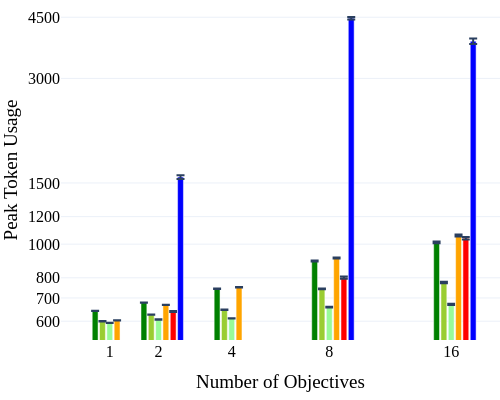

The notebook cell this image was saved under:
### Code cell
# First plot - Bar chart for tokens

fig = go.Figure()

# ABBEL Tokens replace with tokens01
fig.add_trace(go.Bar(
    x=[OBJS_TO_X[o] - 0.3 for o in ALL_NUM_OBJS],
    y=[np.mean(t) for t in tokens01],
    error_y=dict(type='data', array=[np.std(t)/np.sqrt(len(t)) for t in tokens01]),
    name='ABBEL',
    marker_color='green',
    width=0.12
))

# ABBEL (Length Penalty) Tokens
fig.add_trace(go.Bar(
    x=[OBJS_TO_X[o] - 0.15 for o in ALL_NUM_OBJS],
    y=[np.mean(t) for t in tokenspen05],
    error_y=dict(type='data', array=[np.std(t)/np.sqrt(len(t)) for t in tokenspen05]),
    name='ABBEL (Length Penalty 0.05)',
    marker_color='yellowgreen',
    width=0.12
))

fig.add_trace(go.Bar(
    x=[OBJS_TO_X[o] for o in ALL_NUM_OBJS],
    y=[np.mean(t) for t in tokenspen],
    error_y=dict(type='data', array=[np.std(t)/np.sqrt(len(t)) for t in tokenspen]),
    name='ABBEL (Length Penalty 0.1)',
    marker_color='palegreen',
    width=0.12
))

# MEM1 (Instruct) Tokens
fig.add_trace(go.Bar(
    x=[OBJS_TO_X[o] + 0.15for o in ALL_NUM_OBJS],
    y=[np.mean(t) for t in mtokens],
    error_y=dict(type='data', array=[np.std(t)/np.sqrt(len(t)) for t in mtokens]),
    name='MEM1 (Instruct)',
    marker_color='orange',
    width=0.12
))

# MEM1 (Reported) Tokens
fig.add_trace(go.Bar(
    x=[OBJS_TO_X[o] + 0.3 for o in REPORTED_OBJS],
    y=[640,801,1040],
    error_y=dict(type='data', array=[2,6,9]),
    name='MEM1',
    marker_color='red',
    width=0.12
))

# qwen 14b (Reported) Tokens
fig.add_trace(go.Bar(
    x=[OBJS_TO_X[o] + 0.45 for o in REPORTED_OBJS],
    y=[1560,4470,3840],
    error_y=dict(type='data', array=[19,37,71]),
    name='Qwen2.5-14B-Instruct',
    marker_color='blue',
    width=0.12
))

fig.update_layout(
    xaxis_title='Number of Objectives',
    yaxis_title='Peak Token Usage',
    template='plotly_white',
    font=dict(family='Times New Roman', size=16, color='black'),
    width=500,
    height=400,
    showlegend=False,
    xaxis=dict(tickvals=[OBJS_TO_X[o] for o in ALL_NUM_OBJS], ticktext=ALL_NUM_OBJS, range=[0, 9]),
    yaxis=dict(type='log', tickvals=[500,600,700,800,1000,1200,1500,3000,4500]),
    margin=dict(l=0, r=0, t=0, b=60)
)

fig.show()
fig.write_image("notebooks/figures/QA_peak_tokens_fulleval.pdf", width=500, height=400)

### Figure 1 — Plotly figure (JSON) as saved in the notebook; plotly's stock layout.template omitted (floating-point values rounded to 4 significant figures)
{"data": [{"error_y": {"array": [0.6623, 0.7186, 1.016, 2.612, 5.874], "type": "data"}, "marker": {"color": "green"}, "name": "ABBEL", "type": "bar", "width": 0.12, "x": [0.7, 1.7, 3.2, 5.2, 7.7], "y": [642.9, 678.5, 743.8, 894.5, 1012.0]}, {"error_y": {"array": [0.7283, 0.6843, 1.021, 2.145, 4.098], "type": "data"}, "marker": {"color": "yellowgreen"}, "name": "ABBEL (Length Penalty 0.05)", "type": "bar", "width": 0.12, "x": [0.85, 1.85, 3.35, 5.35, 7.85], "y": [599.7, 626.5, 647.5, 743.2, 775.3]}, {"error_y": {"array": [0.6343, 0.6569, 0.8774, 1.588, 2.836], "type": "data"}, "marker": {"color": "palegreen"}, "name": "ABBEL (Length Penalty 0.1)", "type": "bar", "width": 0.12, "x": [1, 2, 3.5, 5.5, 8], "y": [593.5, 606.9, 611.3, 658.6, 671.0]}, {"error_y": {"array": [0.5912, 0.7519, 1.264, 2.841, 6.698], "type": "data"}, "marker": {"color": "orange"}, "name": "MEM1 (Instruct)", "type": "bar", "width": 0.12, "x": [1.15, 2.15, 3.65, 5.65, 8.15], "y": [603.5, 668.5, 751.6, 912.6, 1058.0]}, {"error_y": {"array": [2, 6, 9], "type": "data"}, "marker": {"color": "red"}, "name": "MEM1", "type": "bar", "width": 0.12, "x": [2.3, 5.8, 8.3], "y": [640, 801, 1040]}, {"error_y": {"array": [19, 37, 71], "type": "data"}, "marker": {"color": "blue"}, "name": "Qwen2.5-14B-Instruct", "type": "bar", "width": 0.12, "x": [2.45, 5.95, 8.45], "y": [1560, 4470, 3840]}], "layout": {"font": {"color": "black", "family": "Times New Roman", "size": 16}, "height": 400, "margin": {"b": 60, "l": 0, "r": 0, "t": 0}, "showlegend": false, "width": 500, "xaxis": {"range": [0, 9], "ticktext": [1, 2, 4, 8, 16], "tickvals": [1, 2, 3.5, 5.5, 8], "title": {"text": "Number of Objectives"}}, "yaxis": {"tickvals": [500, 600, 700, 800, 1000, 1200, 1500, 3000, 4500], "title": {"text": "Peak Token Usage"}, "type": "log"}}}
